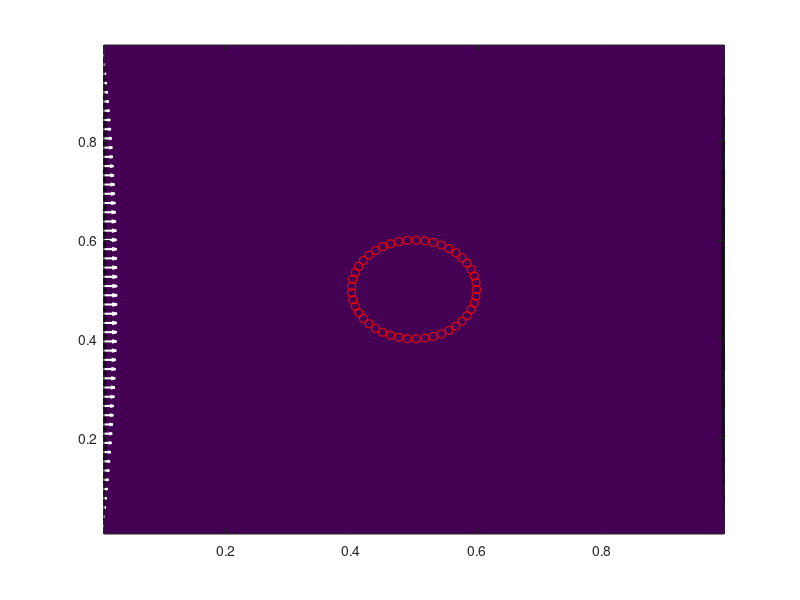

The MATLAB script that drew this image: (Note: this script raises an error after producing the figure.)
%Main driver for the IB method solver
%In this implementation, we ignore the convective terms of the Navier Stokes equations in order 
%to linearize the problem making it tractable for analysis




%Intialize the Lagrangian structure to be immersed in the fluid
clear;
clc;
%For now we set the lagrangian structure to just be a flat plate facing
%who's normal derivative faces towards a parbolic like flow field
N = 214;
Lx = 1; %Make these variables global later...
Ly = 1;
dx = Lx/N; %Mesh spacing is uniform for simplicity
dy = Ly/N;
mu = 1.0;
rho = 1.0;
dt = 1.0;
x = 0:dx:Lx;
y = 0:dy:Ly;
Px = -0.5;

x_c = 0.5*(x(1:end-1) + x(2:end));
y_c = 0.5*(y(1:end-1) + y(2:end));
[xx_cent,yy_cent] = meshgrid(x_c,y_c);
[xx_sidex,yy_sidex] = meshgrid(x,y_c);
[xx_sidey,yy_sidey] = meshgrid(x_c,y);

mfac = 3.0;
r_cyl = 0.1;
%Specify the Lagrangian mesh spacing
%for cylinder
dX = mfac*dx/r_cyl;
jeez = ceil(2*pi/dX);
dX = 2*pi/jeez;
l = length(0:dX:2*pi-dX);
X_1 = 0.5.*ones(1,l) + r_cyl*cos(0:dX:2*pi-dX);
X_2 = 0.5.*ones(1,l) +  r_cyl*sin(0:dX:2*pi-dX);
% X_2 = Ly/4:dX:3*Ly/4;
% 
% X_1 = Lx/2.*ones(1,length(X_2));

X = [X_1;X_2];
X = X';
NIB = length(X_2);
kappa = 1;



%Setup the linear system to solve
u_exact = @(x,y,t) 0.*x + (Px/(2*mu)).*y.*(y-Ly);
v_exact = @(x,y,t) 0.*x.*y;
p_exact = @(x,y,t) 0.*y + Px.*x - Px/4;
F1 = zeros(length(X_2),1);
F2 = zeros(length(X_2),1);

u = u_exact(xx_sidex,yy_sidex,0);
u = 0.*u(:,2:end-1);
u = [u_exact(x(1),y_c,0)',u,u_exact(x(end),y_c,0)'];
v = v_exact(xx_sidey,yy_sidey,dt);
v = 0.*v(2:end-1,:);
v = [v_exact(x_c,y(1),dt);v;v_exact(x_c,y(end),0)];
p = p_exact(xx_cent,yy_cent,0);
p = 0.*p;
xx_centd = xx_cent(1:4:end,1:4:end);
yy_centd = yy_cent(1:4:end,1:4:end);

uce = 0.5.*(u(:,2:end) + u(:,1:end-1));
vce = 0.5.*(v(2:end,:) + v(1:end-1,:));
uced = uce(1:4:end,1:4:end);
vced = vce(1:4:end,1:4:end);
contourf(xx_cent,yy_cent,sqrt(uce.^2 + vce.^2))
colormap('default')
hold on
quiver(xx_centd,yy_centd,uced,vced,'w','linewidth',1.5);
axis([0+dx  Lx-dx  0+dy    Ly-dy])
plot(X_1,X_2,'ro')
hold off
pause(0)

t = 0;


%Now evovle the system 

while(t < 1*dt)
[u,v,p,F1,F2,LHS,A,B1,B2] = IMPLICIT_PRESCRIBED_MOTION(u,v,p,F1,F2,dt,dx,dy,N,NIB,mu,rho,mfac,x,y,X);
%Plot the vector field 
uce = 0.5.*(u(:,2:end) + u(:,1:end-1));
vce = 0.5.*(v(2:end,:) + v(1:end-1,:));
uced = uce(1:4:end,1:4:end);
vced = vce(1:4:end,1:4:end);
contourf(xx_cent,yy_cent,sqrt(uce.^2 + vce.^2))
colormap('default')
hold on
quiver(xx_centd,yy_centd,uced,vced,'w','linewidth',1.5);
axis([0+dx  Lx-dx  0+dy    Ly-dy])
plot(X_1,X_2,'ro')
%Plot the vector field F (of lagrange multipliers?) at each of the IB
%points
quiver(X_1,X_2,F1',F2',2,'y','linewidth',1.5)
pause(0)
% surf(x,y_c,u)
% pause(0)
t = t + dt;
end

% Compute the Schur complement ...
% Schur = -B2*inv(A)*B1;


